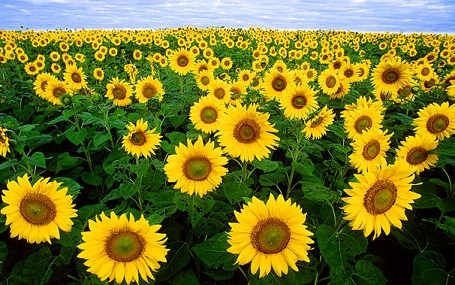
//> input picture ImageSegmentationOpenCV/blob_detection.jpg, 455 x 285 px, given in place of boat.mp4, which was not available
$ ./cpu_pipeline ../../../ImageSegmentationOpenCV/blob_detection.jpg   (built with g++ and OpenCV 4)
//> lines starting //> are read from the running program, lines starting //| are printed output that depends on the picture; pictures that were not available may be replaced by others from this repository, and a replacement may not be noted
#include <chrono>
#include <iostream>
#include <map>
#include <numeric>
#include <opencv2/highgui.hpp>
#include <opencv2/video/tracking.hpp>
#include <vector>

// https://learnopencv.com/getting-started-opencv-cuda-modul/

int main(int argc, char* argv[]) {
  if (argc < 2) {
    std::cout << "Program usage: " << argv[0] << " video_filename\n";
    return -1;
  }

  // init video capture with video
  cv::VideoCapture capture("boat.mp4");
  if (!capture.isOpened()) {
    // error in opening the video file
    std::cout << "Unable to open file!" << std::endl;
    return -1;
  }

  // get default video FPS
  double fps = capture.get(cv::CAP_PROP_FPS);

  // get total number of video frames
  int num_frames = int(capture.get(cv::CAP_PROP_FRAME_COUNT));

  std::cout << "Number of frames: " << num_frames << std::endl;

  // read the first frame
  cv::Mat frame, previous_frame;
  capture >> frame;
//> frame is the input picture: 285 rows x 455 cols, CV_8UC3; mean B, G, R 39.3, 118.5, 119.6

  // resize frame
  cv::resize(frame, frame, cv::Size(960, 540), 0, 0, cv::INTER_LINEAR);
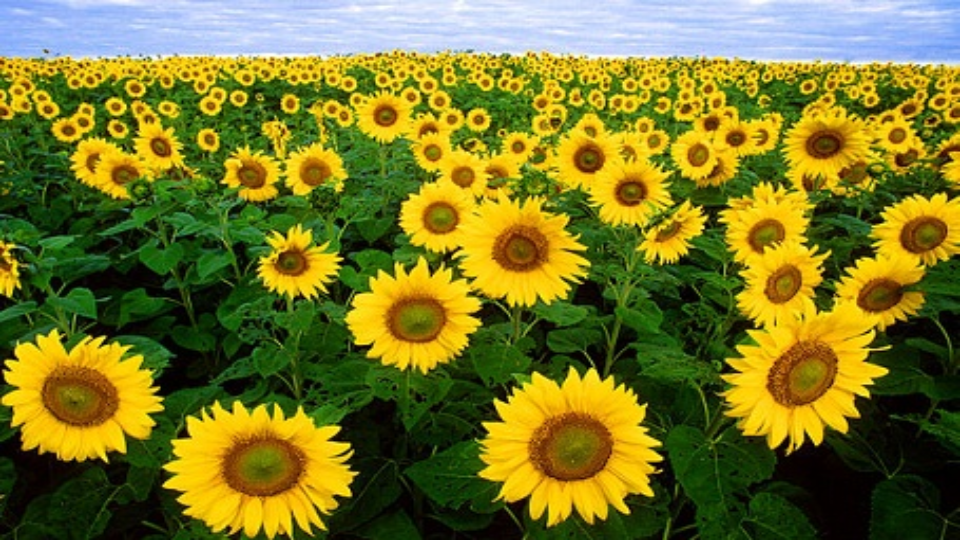
//> frame: 540 rows x 960 cols, CV_8UC3; mean B, G, R 39.2, 118.4, 119.4

  // convert to gray
  cv::cvtColor(frame, previous_frame, cv::COLOR_BGR2GRAY);
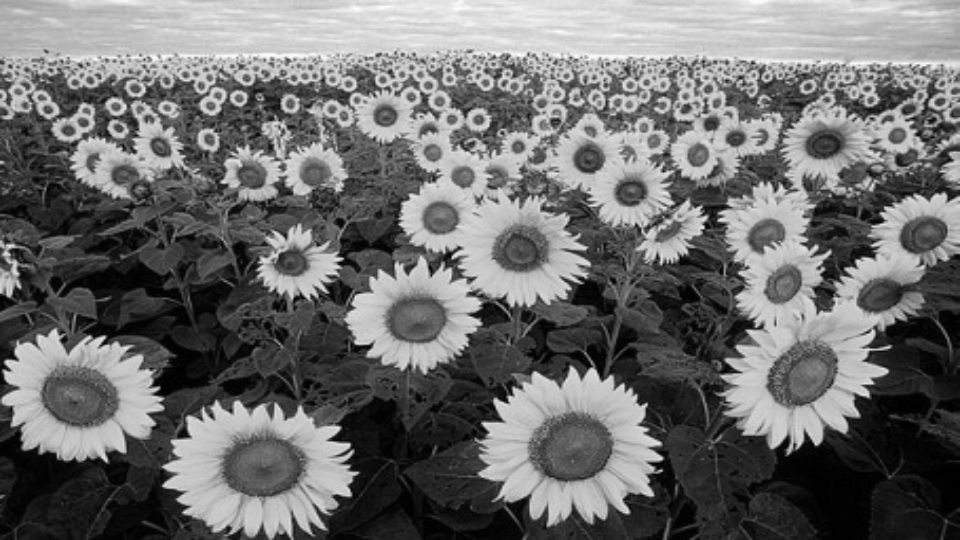
//> previous_frame: 540 rows x 960 cols, CV_8UC1; min 0, max 255, mean 109.7

  // declare outputs for optical flow
  cv::Mat magnitude, normalized_magnitude, angle;
  cv::Mat hsv[3], merged_hsv, hsv_8u, bgr;

  // set saturation to 1
  hsv[1] = cv::Mat::ones(frame.size(), CV_32F);

  std::map<std::string, std::vector<float>> timers;

  while (true) {
    using std::chrono::duration_cast;
    using std::chrono::high_resolution_clock;
    using std::chrono::milliseconds;

    // start full pipeline timer
    auto start_full_time = high_resolution_clock::now();

    // start reading timer
    auto start_read_time = high_resolution_clock::now();

    // capture frame-by-frame
    capture >> frame;

    if (frame.empty()) break;

    // end reading timer
    auto end_read_time = high_resolution_clock::now();

    // add elapsed iteration time
    timers["reading"].push_back(
        duration_cast<milliseconds>(end_read_time - start_read_time).count() /
        1000.0);

    // start pre-process timer
    auto start_pre_time = high_resolution_clock::now();

    // resize frame
    cv::resize(frame, frame, cv::Size(960, 540), 0, 0, cv::INTER_LINEAR);

    // convert to gray
    cv::Mat current_frame;
    cv::cvtColor(frame, current_frame, cv::COLOR_BGR2GRAY);

    // end pre-process timer
    auto end_pre_time = high_resolution_clock::now();

    // add elapsed iteration time
    timers["pre-process"].push_back(
        duration_cast<milliseconds>(end_pre_time - start_pre_time).count() /
        1000.0);

    // start optical flow timer
    auto start_of_time = high_resolution_clock::now();

    // calculate optical flow
    cv::Mat flow;
    cv::calcOpticalFlowFarneback(previous_frame, current_frame, flow, 0.5, 5,
                                 15, 3, 5, 1.2, 0);

    // end optical flow timer
    auto end_of_time = high_resolution_clock::now();

    // add elapsed iteration time
    timers["optical flow"].push_back(
        duration_cast<milliseconds>(end_of_time - start_of_time).count() /
        1000.0);

    // start post-process timer
    auto start_post_time = high_resolution_clock::now();

    // split the output flow into 2 vectors
    cv::Mat flow_xy[2], flow_x, flow_y;
    split(flow, flow_xy);

    // get the result
    flow_x = flow_xy[0];
    flow_y = flow_xy[1];

    // convert from cartesian to polar coordinates
    cv::cartToPolar(flow_x, flow_y, magnitude, angle, true);
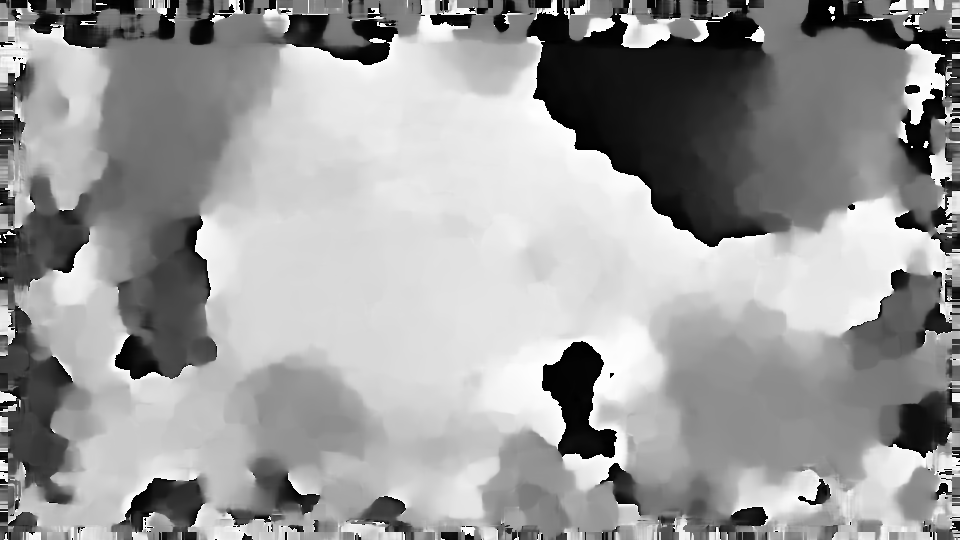
//> angle: 540 rows x 960 cols, CV_32FC1; min 0.000527, max 360, mean 220.1; drawn with min black and max white

    // normalize magnitude from 0 to 1
    cv::normalize(magnitude, normalized_magnitude, 0.0, 1.0, cv::NORM_MINMAX);

    // get angle of optical flow
    angle *= ((1 / 360.0) * (180 / 255.0));
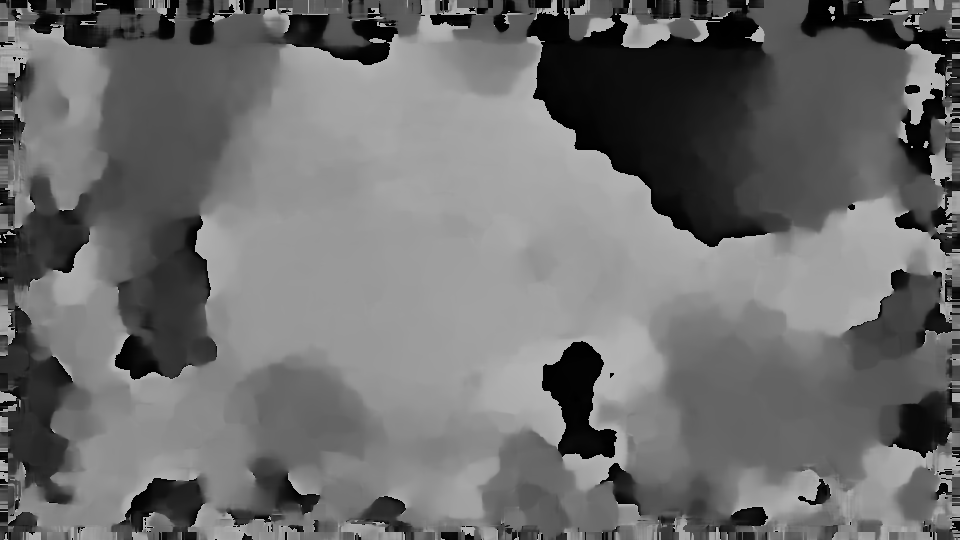
//> angle: 540 rows x 960 cols, CV_32FC1; min 1.03e-06, max 0.706, mean 0.432

    // build hsv image
    hsv[0] = angle;
//> hsv[1]: 540 rows x 960 cols, CV_32FC1; every value is 1
    hsv[2] = normalized_magnitude;
    merge(hsv, 3, merged_hsv);
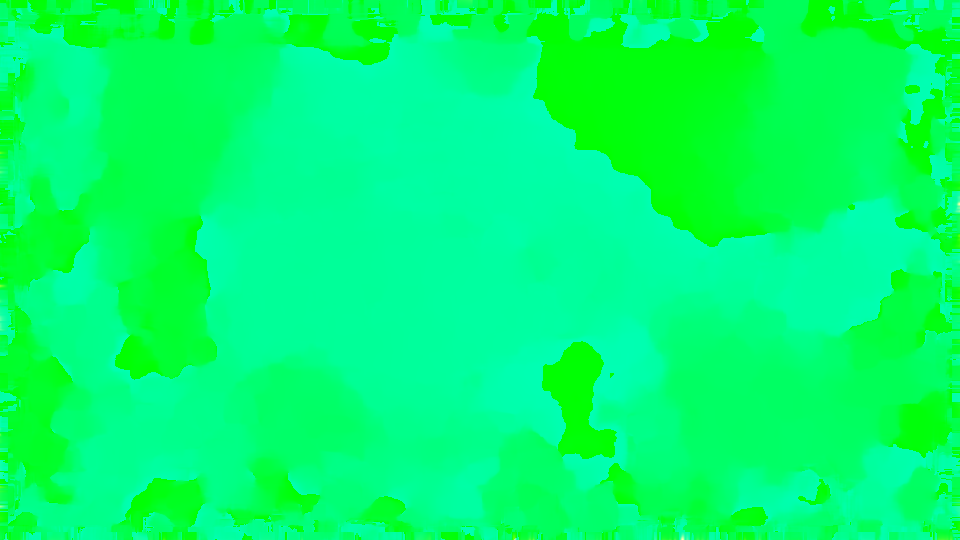
//> merged_hsv: 540 rows x 960 cols, CV_32FC3; mean B, G, R 0.432, 1, 0.000507

    // multiply each pixel value to 255
    merged_hsv.convertTo(hsv_8u, CV_8U, 255);

    // convert hsv to bgr
    cv::cvtColor(hsv_8u, bgr, cv::COLOR_HSV2BGR);

    // update previous_frame value
    previous_frame = current_frame;

    // end post pipeline timer
    auto end_post_time = high_resolution_clock::now();

    // add elapsed iteration time
    timers["post-process"].push_back(
        duration_cast<milliseconds>(end_post_time - start_post_time).count() /
        1000.0);

    // end full pipeline timer
    auto end_full_time = high_resolution_clock::now();

    // add elapsed iteration time
    timers["full pipeline"].push_back(
        duration_cast<milliseconds>(end_full_time - start_full_time).count() /
        1000.0);

    // visualization
    cv::imshow("original", frame);
    cv::imshow("result", bgr);
    int keyboard = cv::waitKey(1);
//> the Esc key is pressed
    if (keyboard == 27) break;
  }

  // elapsed time at each stage
  std::cout << "Elapsed time" << std::endl;
  for (auto const& timer : timers) {
    std::cout << "- " << timer.first << " : "
              << accumulate(timer.second.begin(), timer.second.end(), 0.0)
              << " seconds" << std::endl;
  }

  // calculate frames per second
  std::cout << "Default video FPS : " << fps << std::endl;
  float optical_flow_fps =
      (num_frames - 1) / std::accumulate(timers["optical flow"].begin(),
                                         timers["optical flow"].end(), 0.0);
  std::cout << "Optical flow FPS : " << optical_flow_fps << std::endl;

  float full_pipeline_fps =
      (num_frames - 1) / std::accumulate(timers["full pipeline"].begin(),
                                         timers["full pipeline"].end(), 0.0);
  std::cout << "Full pipeline FPS : " << full_pipeline_fps << std::endl;

  return 0;
}
